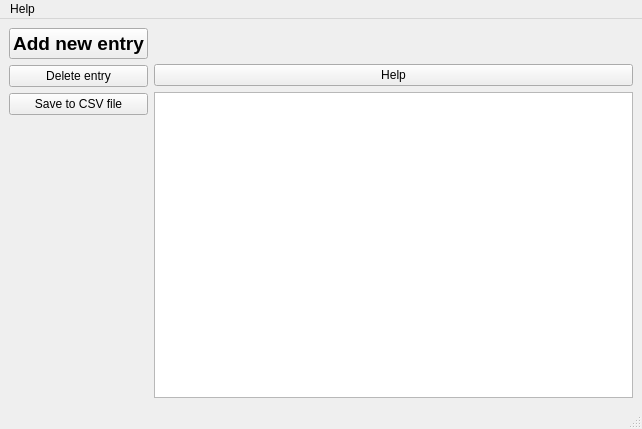
<?xml version="1.0" encoding="UTF-8"?>
<ui version="4.0">
 <class>MainWindow</class>
 <widget class="QMainWindow" name="MainWindow">
  <property name="geometry">
   <rect>
    <x>0</x>
    <y>0</y>
    <width>642</width>
    <height>429</height>
   </rect>
  </property>
  <property name="windowTitle">
   <string>MainWindow</string>
  </property>
  <property name="iconSize">
   <size>
    <width>30</width>
    <height>30</height>
   </size>
  </property>
  <widget class="QWidget" name="centralwidget">
   <property name="sizePolicy">
    <sizepolicy hsizetype="Preferred" vsizetype="Maximum">
     <horstretch>0</horstretch>
     <verstretch>0</verstretch>
    </sizepolicy>
   </property>
   <layout class="QGridLayout" name="gridLayout_4">
    <item row="1" column="1">
     <widget class="QLabel" name="label">
      <property name="font">
       <font>
        <family>Arial</family>
        <pointsize>16</pointsize>
        <bold>true</bold>
       </font>
      </property>
      <property name="text">
       <string/>
      </property>
     </widget>
    </item>
    <item row="1" column="2">
     <layout class="QGridLayout" name="gridLayout_2"/>
    </item>
    <item row="3" column="3">
     <widget class="QTableView" name="tableView">
      <property name="enabled">
       <bool>true</bool>
      </property>
      <property name="sizePolicy">
       <sizepolicy hsizetype="Expanding" vsizetype="Expanding">
        <horstretch>0</horstretch>
        <verstretch>0</verstretch>
       </sizepolicy>
      </property>
      <property name="layoutDirection">
       <enum>Qt::LeftToRight</enum>
      </property>
      <attribute name="verticalHeaderCascadingSectionResizes">
       <bool>false</bool>
      </attribute>
      <attribute name="verticalHeaderMinimumSectionSize">
       <number>30</number>
      </attribute>
     </widget>
    </item>
    <item row="0" column="0" rowspan="4" colspan="3">
     <layout class="QGridLayout" name="gridLayout_3">
      <property name="leftMargin">
       <number>0</number>
      </property>
      <item row="9" column="0">
       <layout class="QHBoxLayout" name="horizontalLayout_2"/>
      </item>
      <item row="5" column="0" colspan="2">
       <widget class="QPushButton" name="pushButton_2">
        <property name="text">
         <string>Save to CSV file</string>
        </property>
       </widget>
      </item>
      <item row="2" column="0" colspan="2">
       <widget class="QPushButton" name="addRow">
        <property name="font">
         <font>
          <family>Arial</family>
          <pointsize>14</pointsize>
          <bold>true</bold>
         </font>
        </property>
        <property name="text">
         <string>Add new entry</string>
        </property>
       </widget>
      </item>
      <item row="6" column="1">
       <spacer name="verticalSpacer_2">
        <property name="orientation">
         <enum>Qt::Vertical</enum>
        </property>
        <property name="sizeHint" stdset="0">
         <size>
          <width>20</width>
          <height>40</height>
         </size>
        </property>
       </spacer>
      </item>
      <item row="4" column="0" colspan="2">
       <widget class="QPushButton" name="deletRow">
        <property name="text">
         <string>Delete entry</string>
        </property>
       </widget>
      </item>
      <item row="6" column="0">
       <layout class="QGridLayout" name="gridLayout">
        <item row="1" column="0">
         <spacer name="verticalSpacer">
          <property name="orientation">
           <enum>Qt::Vertical</enum>
          </property>
          <property name="sizeHint" stdset="0">
           <size>
            <width>20</width>
            <height>40</height>
           </size>
          </property>
         </spacer>
        </item>
       </layout>
      </item>
     </layout>
    </item>
    <item row="2" column="3">
     <widget class="QPushButton" name="pushButton">
      <property name="text">
       <string>Help</string>
      </property>
     </widget>
    </item>
   </layout>
  </widget>
  <widget class="QMenuBar" name="menubar">
   <property name="geometry">
    <rect>
     <x>0</x>
     <y>0</y>
     <width>642</width>
     <height>22</height>
    </rect>
   </property>
   <widget class="QMenu" name="Help">
    <property name="title">
     <string>Help</string>
    </property>
    <addaction name="separator"/>
   </widget>
   <addaction name="Help"/>
  </widget>
  <widget class="QStatusBar" name="statusbar"/>
 </widget>
 <tabstops>
  <tabstop>addRow</tabstop>
  <tabstop>pushButton_2</tabstop>
 </tabstops>
 <resources/>
 <connections/>
</ui>
